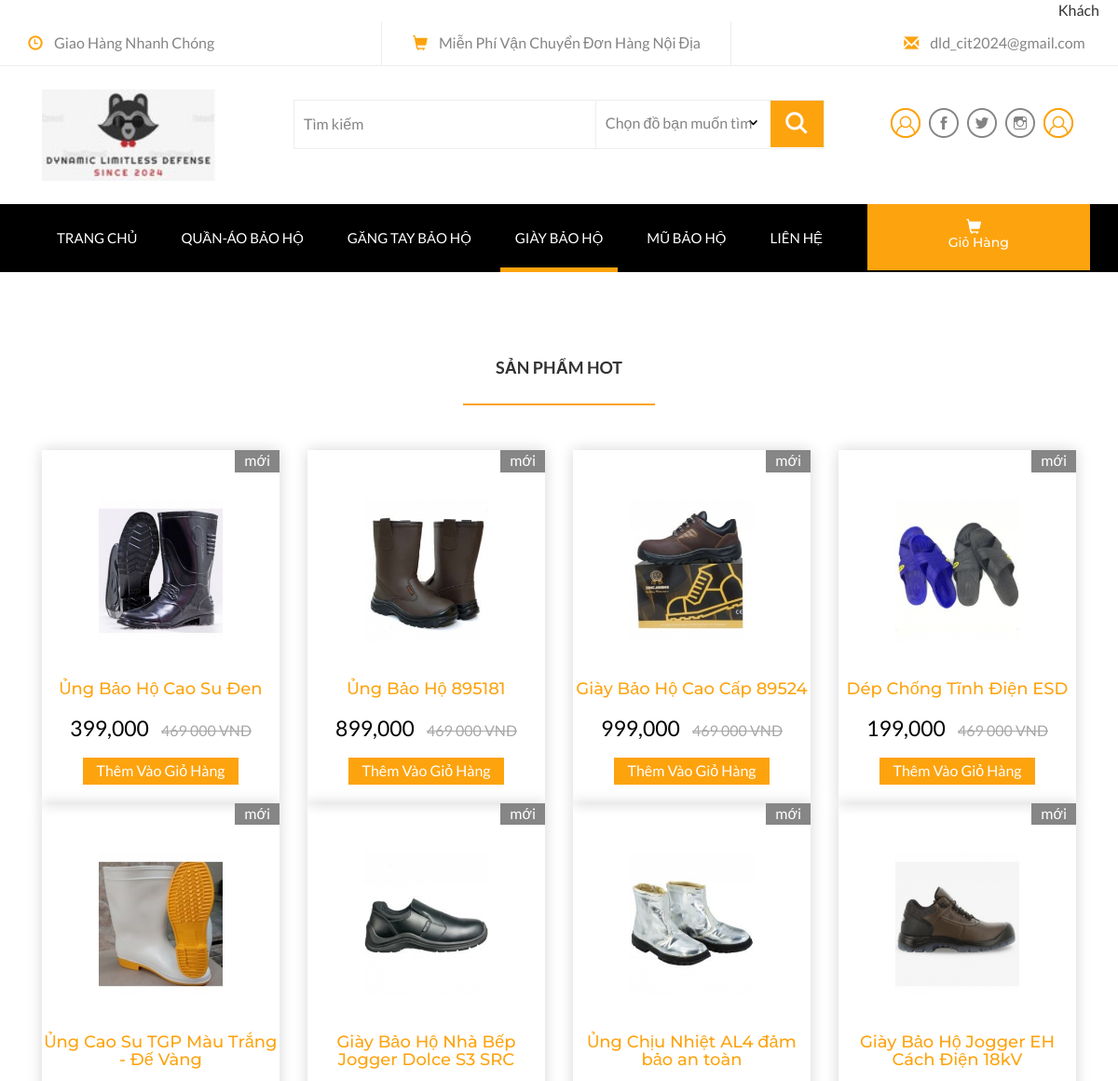
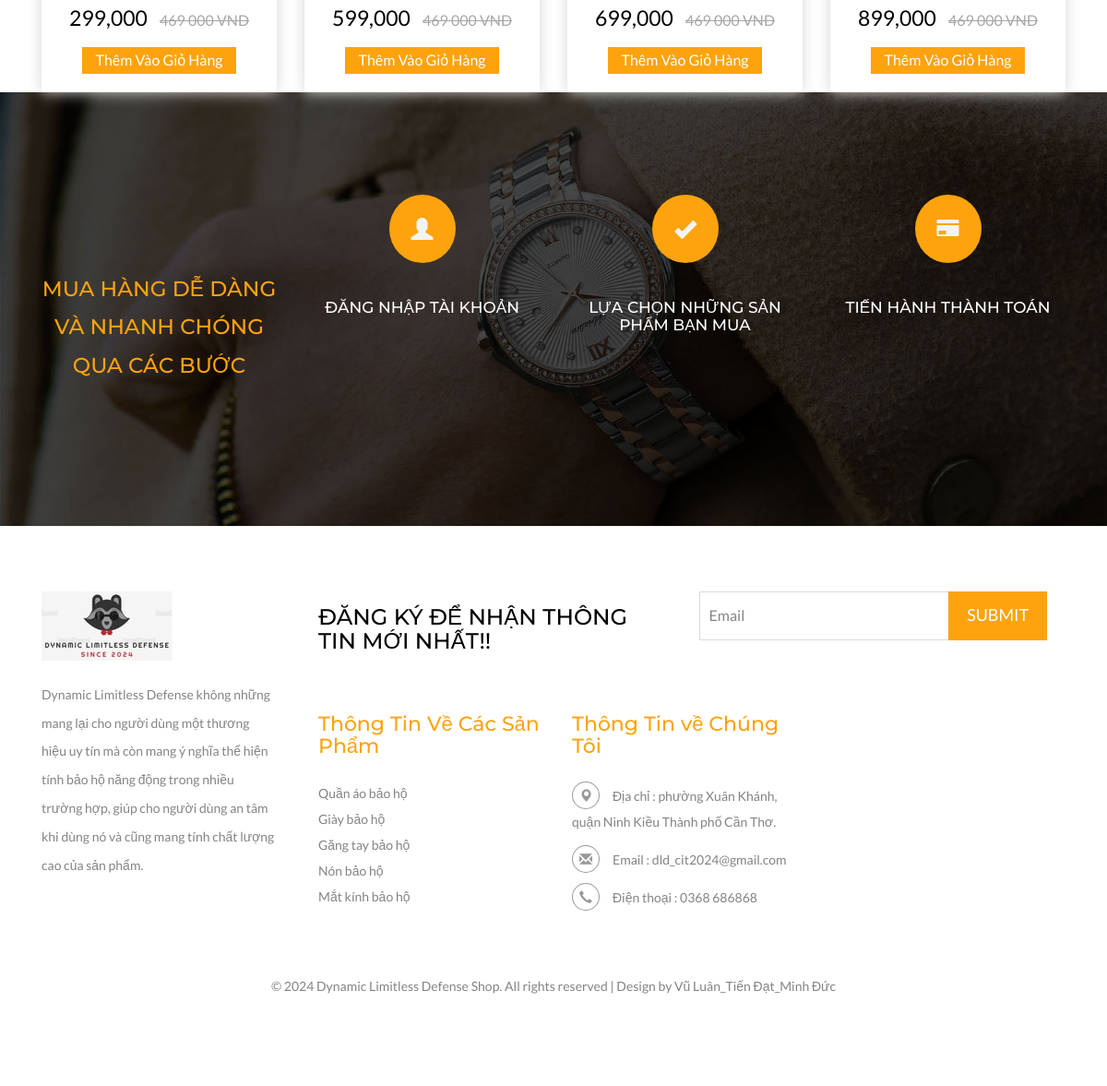
Page /giay.php on the committed database (2 pictures, top to bottom).
### tables this page shows
CREATE TABLE `sanpham` (
  `id_sanpham` int(10) NOT NULL,
  `id_loaisp` int(5) NOT NULL,
  `tensanpham` varchar(50) NOT NULL,
  `giaban` int(10) NOT NULL,
  `soluongtonkho` int(5) NOT NULL,
  `motachitiet` text NOT NULL,
  `image` varchar(20) NOT NULL
);

### giay.php (the view, shortened to what this page needs)
<!DOCTYPE html>
<html>
<head>
    <link href="./css/bootstrap.css" rel="stylesheet" type="text/css" media="all" />
    <link href="./css/pignose.layerslider.css" rel="stylesheet" type="text/css" media="all" />
    <link href="./css/style.css" rel="stylesheet" type="text/css" media="all" />
    <link rel="stylesheet" href="./css/Menu.css">
</head>
<body>
     <?php
        if(isset($_SESSION['logged_in']) && $_SESSION['logged_in'] === true) {
            $use1_disabled = 'none';
        } else {
            $use1_disabled = '';
        }
    ?>
     <p id="status" style="float: right; padding-right: 20px">
        <?php
            echo isset($_SESSION['user_email']) ? $_SESSION['user_email'] : 'Khách';
        ?>
    </p>
    <br>
    <div class="header">
        <div class="container">
            <ul>
                <li><span class="glyphicon glyphicon-time" aria-hidden="true"></span>Giao Hàng Nhanh Chóng</li>
                <li><span class="glyphicon glyphicon-shopping-cart" aria-hidden="true"></span>Miễn Phí Vận Chuyển Đơn Hàng Nội Địa</li>
                <li><span class="glyphicon glyphicon-envelope" aria-hidden="true"></span><a href="mailto:info@example.com">dld_cit2024@gmail.com</a></li>
            </ul>
        </div>
    </div>
    <div class="header-bot">
        <div class="container">
            <div class="col-md-3 header-left">
                <h1>
                    <a href="index.php"><img src="images/logo.jpg"></a>
                </h1>
            </div>
            <div class="col-md-6 header-middle">
            <form action="searchProduct.php" method="GET">
                    <div class="search">
                        <input id="searchInput" type="search" name="searchInput" value="Tìm kiếm" onfocus="this.value = '';" onblur="if (this.value == '') {this.value = 'Search';}" required="">
                    </div>
                    <div class="section_room">
                        <select id="country" onchange="change_country(this.value)" class="frm-field required">
                            <option value="" selected disabled>Chọn đồ bạn muốn tìm</option>
                        </select>
                    </div>
                    <div class="sear-sub" >
                        <input type="submit" value=" " onclick="searchProduct()">
                    </div>
                </form>
            </div>
            <div class="col-md-3 header-right footer-bottom">
                <ul>
                <li><a href="#" class="use1" data-toggle="modal" data-target="#myModal4" style="display: <?php echo $use1_disabled; ?>"><span>ĐĂNG NHẬP</span></a>
                    </li>
                    <li>
                        <a class="fb" href="#"></a>
                    </li>
                    <li>
                        <a class="twi" href="#"></a>
                    </li>
                    <li>
                        <a class="insta" href="#"></a>
                    </li>
                    <li>
                        <a class="you" href="logout.php"><span>Đăng xuất</span></a>
                    </li>
                </ul>
            </div>
        </div>
    </div>
    <div class="ban-top">
        <div class="container">
            <div class="top_nav_left">
                <nav class="navbar navbar-default">
                    <div class="container-fluid">
                        <div class="collapse navbar-collapse menu--shylock" id="bs-example-navbar-collapse-1">
                            <ul class="nav navbar-nav menu__list">
                                <li class="active "><a class="menu__link" href="index.php">Trang Chủ<span class="sr-only">(current)</span></a></li>
                                <li class=" menu__item "><a class="menu__link" href="quanAo.php">Quần-Áo Bảo Hộ</a></li>
                                <li class=" menu__item"><a class="menu__link" href="gangTay.php">Găng Tay Bảo Hộ</a></li>
                                <li class=" menu__item menu__item menu__item--current"><a class="menu__link" href="giay.php">Giày Bảo Hộ</a></li>
                                <li class=" menu__item"><a class="menu__link" href="mu.php">Mũ Bảo Hộ</a></li>
                                <li class=" menu__item "><a class="menu__link" href="contact.php">Liên Hệ</a></li>
                            </ul>
                        </div>
                    </div>
            </div>
            <div class="top_nav_right">
                <div class="cart box_1">
                    <a href="checkout.php">
                        <h3>
                            <div class="total">
                                <i class="glyphicon glyphicon-shopping-cart" aria-hidden="true"></i>
                                <p style="color:white;">Giỏ Hàng</p>
                            </div>
                        </h3>
                    </a>
                </div>
            </div>
            <div class="clearfix"></div>
        </div>
    </div>
    <div class="product-easy">
        <div class="container">
            <div class="sap_tabs">
                <div id="horizontalTab" style="display: block; width: 100%; margin: 0px;">
                    <ul class="resp-tabs-list">
                        <li class="resp-tab-item" aria-controls="tab_item-0" role="tab"><span>SẢN PHẨM HOT</span></li>
                    </ul>
                    <div class="resp-tabs-container">
                        <div class="tab-1 resp-tab-content" aria-labelledby="tab_item-0">
                            <?php
                            include "db/connect.php";
                            $sql = "SELECT * FROM sanpham WHERE id_loaisp = '3'";
                            $result = mysqli_query($conn, $sql);
                            if (mysqli_num_rows($result) > 0) {
                                while ($row = mysqli_fetch_assoc($result)) {
                                    ?>
                                    <div class="col-md-3 product-men">
                                        <div class="men-pro-item simpleCart_shelfItem">
                                            <div class="men-thumb-item">
                                                <img src="<?php echo $row["image"]; ?>" alt="" class="pro-image-front">
                                                <span class="product-new-top">Mới</span>
                                        </div>
                                    <div class="item-info-product">
                                        <h4><a><?php echo $row["tensanpham"]; ?></a></h4>
                                        <div class="info-product-price">
                                            <span class="item_price"><?php echo number_format($row["giaban"]); ?></span>
                                            <del>469 000 VND</del>
                                        </div>
                                        <a class="item_add single-item hvr-outline-out button2">Thêm Vào Giỏ Hàng</a>
                                    </div>
                                        </div>
                                    </div>
                                    <?php
                                }
                            } else {
                                echo "Không có sản phẩm nào.";
                            }
                        ?>
                        </div>
                    </div>
                </div>
            </div>
        </div>
    <div class="coupons">
        <div class="container">
            <div class="coupons-grids text-center">
                <div class="col-md-3 coupons-gd">
                    <h3>Mua hàng dễ dàng và nhanh chóng qua các bước</h3>
                </div>
                <div class="col-md-3 coupons-gd">
                    <span class="glyphicon glyphicon-user" aria-hidden="true"></span>
                    <h4>Đăng Nhập Tài Khoản</h4>
                </div>
                <div class="col-md-3 coupons-gd">
                    <span class="glyphicon glyphicon-ok" aria-hidden="true"></span>
                    <h4>Lựa Chọn Những Sản Phẩm Bạn Mua</h4>
                </div>
                <div class="col-md-3 coupons-gd">
                    <span class="glyphicon glyphicon-credit-card" aria-hidden="true"></span>
                    <h4>Tiến Hành Thành Toán</h4>
                </div>
                <div class="clearfix"> </div>
            </div>
        </div>
    </div>
    <footer>
        <div class="footer">
            <div class="container">
                <div class="col-md-3 footer-left">
                    <h2>
                        <a href="index.php"><img src="images/logo.jpg" alt=" " /></a>
                    </h2>
                    <p>Dynamic Limitless Defense không những mang lại cho người dùng một thương hiệu uy tín mà còn mang ý nghĩa thể hiện tính bảo hộ năng động trong nhiều trường hợp, giúp cho người dùng an tâm khi dùng nó và cũng mang tính chất lượng cao
                        của sản phẩm.</p>
                </div>
                <div class="col-md-9 footer-right">
                    <div class="col-sm-6 newsleft">
                        <h3>ĐĂNG KÝ ĐỂ NHẬN THÔNG TIN MỚI NHẤT!!</h3>
                    </div>
                    <div class="col-sm-6 newsright">
                        <form>
                            <input type="text" value="Email" onfocus="this.value = '';" onblur="if (this.value == '') {this.value = 'Email';}" required="">
                            <input type="submit" value="Submit">
                        </form>
                    </div>
                    <div class="clearfix"></div>
                    <div class="sign-grds">
                        <div class="col-md-4 sign-gd">
                            <h4>Thông Tin Về Các Sản Phẩm</h4>
                            <ul>
                                <li><a href="x.php">Quần áo bảo hộ</a></li>
                                <li><a href="xx.php">Giày bảo hộ</a></li>
                                <li><a href="xxx.php">Găng tay bảo hộ</a></li>
                                <li><a href="xxxx.php">Nón bảo hộ</a></li>
                                <li><a href="xxxxx.php">Mắt kính bảo hộ</a></li>
                            </ul>
                        </div>
                        <div class="col-md-4 sign-gd-two">
                            <h4>Thông Tin về Chúng Tôi</h4>
                            <ul>
                                <li><i class="glyphicon glyphicon-map-marker" aria-hidden="true"></i>Địa chỉ : phường Xuân Khánh, quận Ninh Kiều <span>Thành phố Cần Thơ.</span></li>
                                <li><i class="glyphicon glyphicon-envelope" aria-hidden="true"></i>Email : <a href="mailto:info@example.com">dld_cit2024@gmail.com</a></li>
                                <li><i class="glyphicon glyphicon-earphone" aria-hidden="true"></i>Điện thoại : 0368 686868</li>
                            </ul>
                        </div>
                        <div class="clearfix"></div>
                    </div>
                </div>
                <div class="clearfix"></div>
                <p class="copy-right">&copy 2024 Dynamic Limitless Defense Shop. All rights reserved | Design by <a href="http://w3layouts.com/">Vũ Luân_Tiến Đạt_Minh Đức</a></p>
            </div>
        </div>
    </footer>
</body>
</html>

### rows in the picture
sanpham: image (picture), tensanpham "Ủng Bảo Hộ Cao Su Đen", giaban "399,000"
sanpham: image (picture), tensanpham "Ủng Bảo Hộ 895181", giaban "899,000"
sanpham: image (picture), tensanpham "Giày Bảo Hộ Cao Cấp 89524", giaban "999,000"
sanpham: image (picture), tensanpham "Dép Chống Tĩnh Điện ESD", giaban "199,000"
sanpham: image (picture), tensanpham "Ủng Cao Su TGP Màu Trắng - Đế Vàng", giaban "299,000"
sanpham: image (picture), tensanpham "Giày Bảo Hộ Nhà Bếp Jogger Dolce S3 SRC", giaban "599,000"
sanpham: image (picture), tensanpham "Ủng Chịu Nhiệt AL4 đảm bảo an toàn", giaban "699,000"
sanpham: image (picture), tensanpham "Giày Bảo Hộ Jogger EH Cách Điện 18kV", giaban "899,000"
